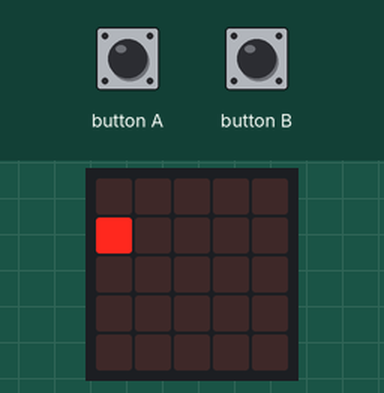
Recording of a program running on a simulated BBC micro:bit (MakeCode). Parts: the board's 5×5 LED display. Inputs (shaded band) come from the test bench.

Above: at 1.2 s.
1.3 s: button A pressed for 0.15 s
At 1.9 s:
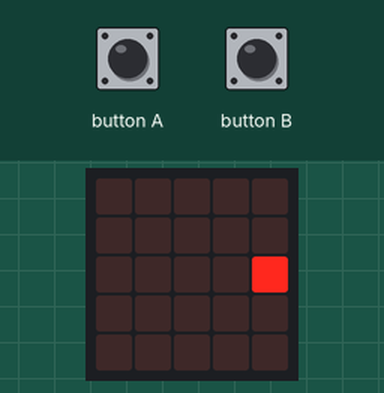
2.0 s: button B pressed for 0.15 s
At 3.2 s:
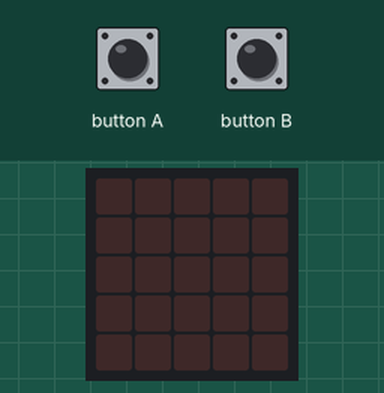
3.6 s: button A pressed for 0.15 s
At 4.29 s:
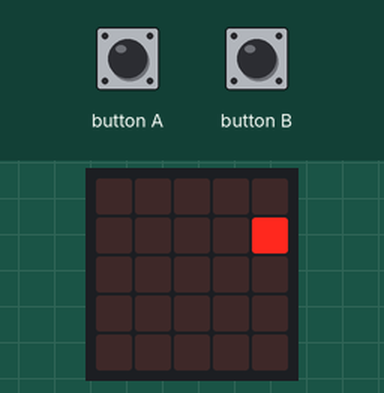
4.3 s: button A pressed for 0.15 s
At 4.91 s:
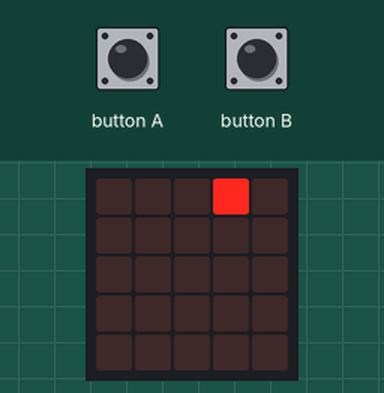
5.0 s: button B pressed for 0.15 s
At 5.6 s:
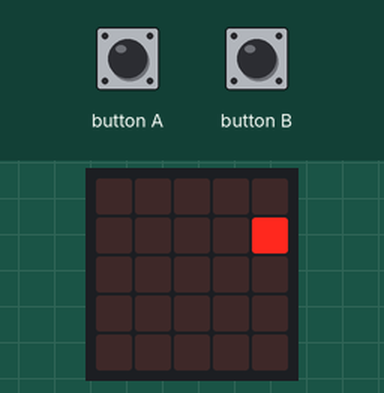
5.7 s: button A pressed for 0.15 s
At 6.5 s:
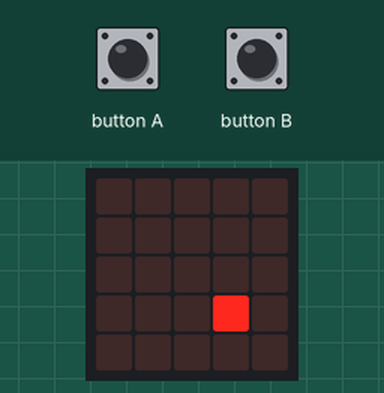
Timing chart, 0 to 7.4 s (numbered marks = the images above; inputs shaded):
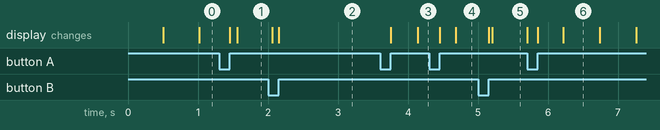

The program:

main.ts
```typescript
input.onButtonPressed(Button.A, function () {
    led.unplot(pos_X, pos_Y)
    pos_X += -1
    if (pos_X <= -1) {
        pos_X = 4
    }
    led.plot(pos_X, pos_Y)
})
input.onButtonPressed(Button.B, function () {
    led.unplot(pos_X, pos_Y)
    pos_X += 1
    if (pos_Y >= 5) {
        pos_X = 0
    }
    led.plot(pos_X, pos_Y)
})
let pos_Y = 0
let pos_X = 0
pos_X = 0
let direction = 0
basic.forever(function () {
    basic.pause(500)
    led.unplot(pos_X, pos_Y)
    pos_Y += direction
    led.plot(pos_X, pos_Y)
    if (pos_Y >= 4) {
        direction = -1
    } else if (pos_Y <= 0) {
        direction = 1
    }
})
```

test.ts
```typescript
// les tests vont ici ; cela ne sera pas compilé si ce paquet est utilisé en tant qu'extension.
```

Measured:
- after the input at 1.3 s, the display: first changes after 0.15 s (image 1 shows a later state)
- after the input at 2.0 s, the display: first differs from a run without the input after 0.15 s (image 2)
- after the input at 3.6 s, the display: first changes after 0.15 s (image 3 shows a later state)
- after the input at 4.3 s, the display: first changes after 0.15 s (image 4 shows a later state)
- after the input at 5.0 s, the display: first changes after 0.15 s (image 5 shows a later state)
- after the input at 5.7 s, the display: first differs from a run without the input after 0.15 s (image 6 shows a later state)
- what the display in image 6 shows lasts 0.5 s, from 6.2 s to 6.7 s
